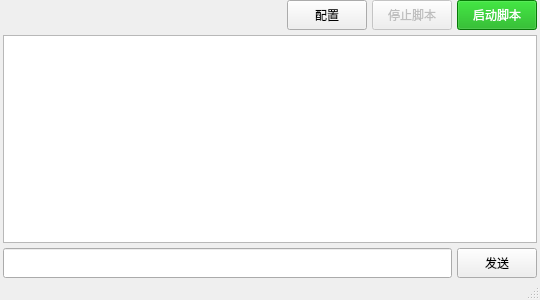
<?xml version="1.0" encoding="UTF-8"?>
<ui version="4.0">
 <class>ALMainWindow</class>
 <widget class="QMainWindow" name="ALMainWindow">
  <property name="geometry">
   <rect>
    <x>0</x>
    <y>0</y>
    <width>540</width>
    <height>300</height>
   </rect>
  </property>
  <property name="minimumSize">
   <size>
    <width>540</width>
    <height>300</height>
   </size>
  </property>
  <property name="maximumSize">
   <size>
    <width>1280</width>
    <height>720</height>
   </size>
  </property>
  <property name="windowTitle">
   <string>AutoLibrary</string>
  </property>
  <property name="autoFillBackground">
   <bool>true</bool>
  </property>
  <widget class="QWidget" name="CentralWidget">
   <layout class="QVBoxLayout" name="CentralWidgetLayout">
    <property name="spacing">
     <number>5</number>
    </property>
    <property name="leftMargin">
     <number>3</number>
    </property>
    <property name="topMargin">
     <number>0</number>
    </property>
    <property name="rightMargin">
     <number>3</number>
    </property>
    <property name="bottomMargin">
     <number>0</number>
    </property>
    <item>
     <layout class="QHBoxLayout" name="ControlLayout">
      <property name="spacing">
       <number>5</number>
      </property>
      <item>
       <widget class="QFrame" name="ControlSpaceFrame">
        <property name="minimumSize">
         <size>
          <width>1280</width>
          <height>0</height>
         </size>
        </property>
        <property name="frameShape">
         <enum>QFrame::Shape::NoFrame</enum>
        </property>
        <property name="frameShadow">
         <enum>QFrame::Shadow::Plain</enum>
        </property>
        <property name="lineWidth">
         <number>0</number>
        </property>
       </widget>
      </item>
      <item>
       <widget class="QPushButton" name="ConfigButton">
        <property name="minimumSize">
         <size>
          <width>80</width>
          <height>30</height>
         </size>
        </property>
        <property name="maximumSize">
         <size>
          <width>80</width>
          <height>30</height>
         </size>
        </property>
        <property name="text">
         <string>配置</string>
        </property>
       </widget>
      </item>
      <item>
       <widget class="QPushButton" name="StopButton">
        <property name="enabled">
         <bool>false</bool>
        </property>
        <property name="minimumSize">
         <size>
          <width>80</width>
          <height>30</height>
         </size>
        </property>
        <property name="maximumSize">
         <size>
          <width>80</width>
          <height>30</height>
         </size>
        </property>
        <property name="text">
         <string>停止脚本</string>
        </property>
       </widget>
      </item>
      <item>
       <widget class="QPushButton" name="StartButton">
        <property name="enabled">
         <bool>true</bool>
        </property>
        <property name="minimumSize">
         <size>
          <width>80</width>
          <height>30</height>
         </size>
        </property>
        <property name="maximumSize">
         <size>
          <width>80</width>
          <height>30</height>
         </size>
        </property>
        <property name="styleSheet">
         <string notr="true">background-color: rgb(10, 170, 10);
font: 12pt &quot;Microsoft YaHei UI&quot;;
color: rgb(255, 255, 255);
font: 9pt &quot;Segoe UI&quot;;
font: 700 9pt &quot;Microsoft YaHei UI&quot;;</string>
        </property>
        <property name="text">
         <string>启动脚本</string>
        </property>
       </widget>
      </item>
     </layout>
    </item>
    <item>
     <widget class="QPlainTextEdit" name="MessageIOTextEdit">
      <property name="minimumSize">
       <size>
        <width>0</width>
        <height>175</height>
       </size>
      </property>
      <property name="styleSheet">
       <string notr="true">QMenu::icon {
        width: 0px;
        height: 0px;
}</string>
      </property>
      <property name="frameShape">
       <enum>QFrame::Shape::StyledPanel</enum>
      </property>
      <property name="frameShadow">
       <enum>QFrame::Shadow::Plain</enum>
      </property>
      <property name="lineWidth">
       <number>0</number>
      </property>
      <property name="midLineWidth">
       <number>0</number>
      </property>
      <property name="tabChangesFocus">
       <bool>false</bool>
      </property>
      <property name="undoRedoEnabled">
       <bool>false</bool>
      </property>
      <property name="lineWrapMode">
       <enum>QPlainTextEdit::LineWrapMode::NoWrap</enum>
      </property>
      <property name="readOnly">
       <bool>false</bool>
      </property>
      <property name="textInteractionFlags">
       <set>Qt::TextInteractionFlag::LinksAccessibleByKeyboard|Qt::TextInteractionFlag::LinksAccessibleByMouse|Qt::TextInteractionFlag::TextBrowserInteraction|Qt::TextInteractionFlag::TextEditable|Qt::TextInteractionFlag::TextEditorInteraction|Qt::TextInteractionFlag::TextSelectableByKeyboard|Qt::TextInteractionFlag::TextSelectableByMouse</set>
      </property>
      <property name="backgroundVisible">
       <bool>false</bool>
      </property>
      <property name="centerOnScroll">
       <bool>false</bool>
      </property>
     </widget>
    </item>
    <item>
     <layout class="QHBoxLayout" name="MessageLayout">
      <property name="spacing">
       <number>5</number>
      </property>
      <item>
       <widget class="QLineEdit" name="MessageEdit">
        <property name="minimumSize">
         <size>
          <width>0</width>
          <height>30</height>
         </size>
        </property>
        <property name="maximumSize">
         <size>
          <width>16777215</width>
          <height>30</height>
         </size>
        </property>
        <property name="clearButtonEnabled">
         <bool>true</bool>
        </property>
       </widget>
      </item>
      <item>
       <widget class="QPushButton" name="SendButton">
        <property name="minimumSize">
         <size>
          <width>80</width>
          <height>30</height>
         </size>
        </property>
        <property name="maximumSize">
         <size>
          <width>80</width>
          <height>30</height>
         </size>
        </property>
        <property name="text">
         <string>发送</string>
        </property>
       </widget>
      </item>
     </layout>
    </item>
   </layout>
  </widget>
  <widget class="QMenuBar" name="MenuBar">
   <property name="enabled">
    <bool>false</bool>
   </property>
   <property name="geometry">
    <rect>
     <x>0</x>
     <y>0</y>
     <width>540</width>
     <height>33</height>
    </rect>
   </property>
   <property name="nativeMenuBar">
    <bool>true</bool>
   </property>
  </widget>
  <widget class="QStatusBar" name="StatusBar">
   <property name="enabled">
    <bool>false</bool>
   </property>
  </widget>
 </widget>
 <resources/>
 <connections/>
</ui>
